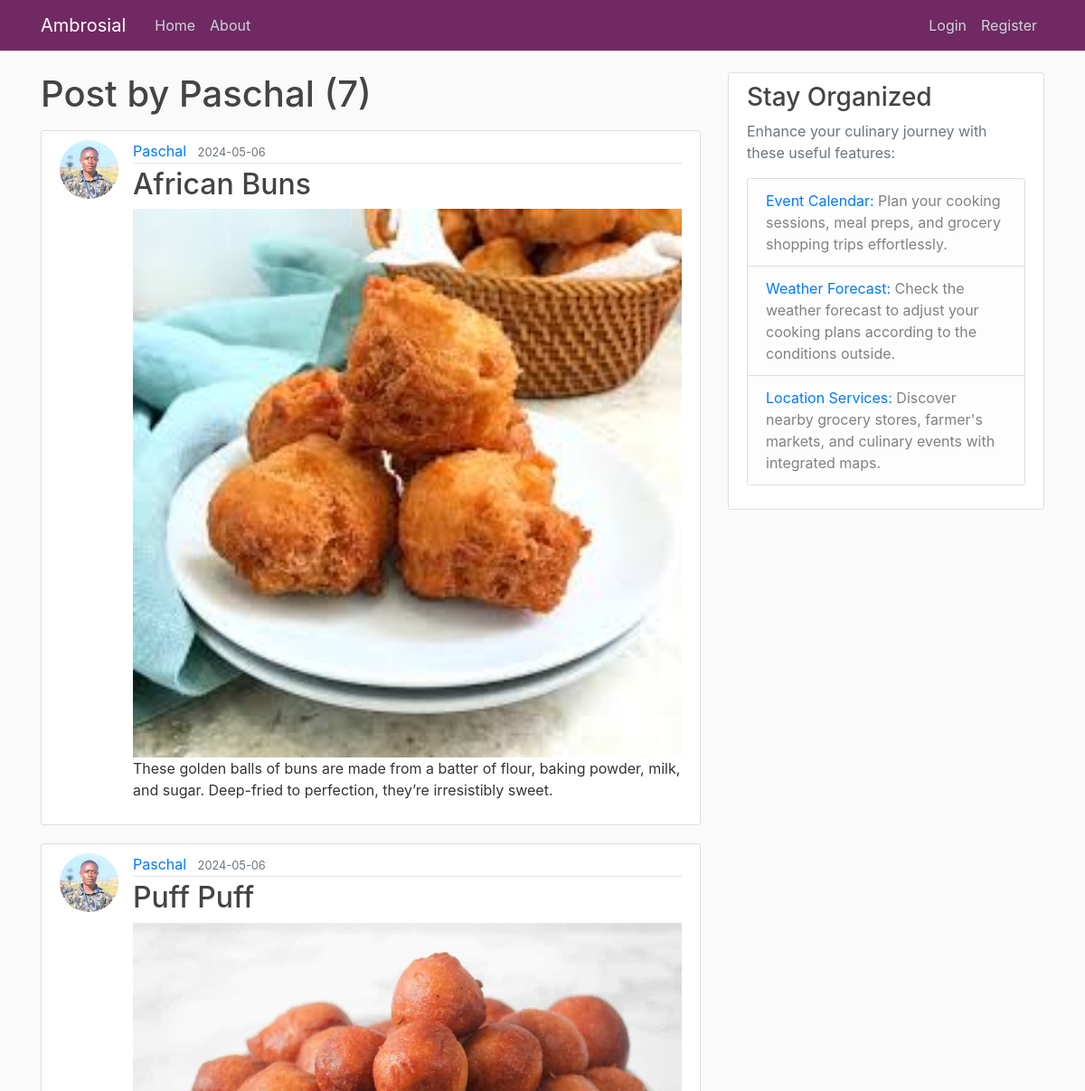
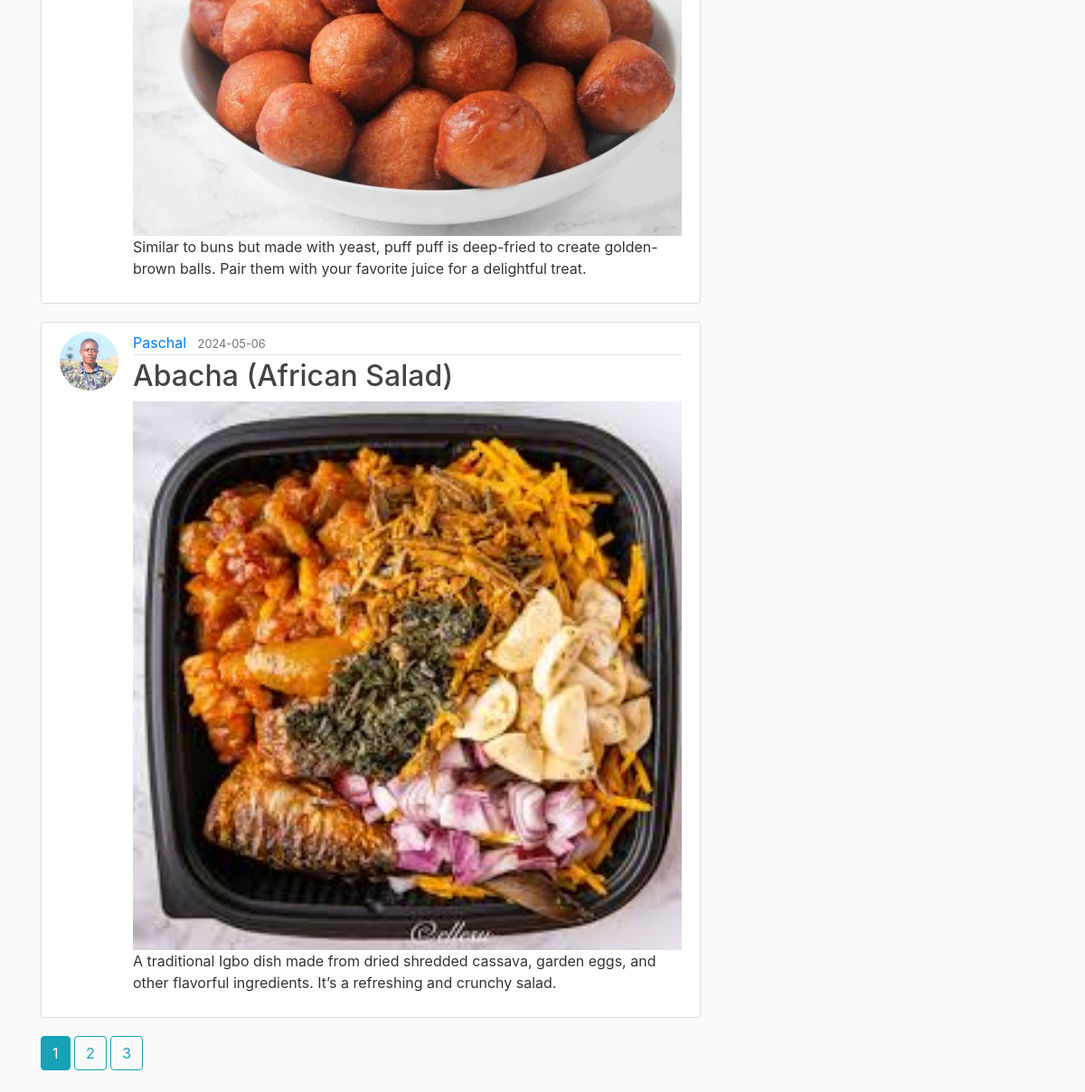
Screenshot of /user/Paschal with the database file from the repository (2 pictures, top to bottom).
### flask_ambrosial/models.py (models this page shows, shortened)
class User(db.Model, UserMixin):
    id = db.Column(db.Integer, primary_key=True)
    username = db.Column(db.String(20), unique=True, nullable=False)
    email = db.Column(db.String(120), unique=True, nullable=False)
    image_file = db.Column(db.String(20),
                           nullable=False, default='default.jpg')
    password = db.Column(db.String(60), nullable=False)
    """ Relationship with Post model, one-to-many
    relationship (one user can have multiple posts) """
    posts = db.relationship('Post', backref='author', lazy=True)

class Post(db.Model):
    id = db.Column(db.Integer, primary_key=True)
    title = db.Column(db.String(100), nullable=False)
    date_posted = db.Column(db.DateTime,
                            nullable=False,
                            default=datetime.now(timezone.utc))
    content = db.Column(db.Text, nullable=False)
    user_id = db.Column(db.Integer, db.ForeignKey('user.id'), nullable=False)
    image_filename = db.Column(db.String(100), nullable=False)

### flask_ambrosial/users/routes.py (the view)
@users.route("/user/<string:username>")
def user_posts(username):
    page = request.args.get('page', 1, type=int)
    user = User.query.filter_by(username=username).first_or_404()
    posts = Post.query.filter_by(author=user)\
        .order_by(Post.date_posted.desc())\
        .paginate(page=page, per_page=3)
    image_files = []
    for post in posts:
        image_files.append(url_for('static', filename='post_pics/' + post.image_filename))
    return render_template('user_posts.html', posts=posts, image_files=image_files, user=user)

### flask_ambrosial/templates/user_posts.html
{% extends "layout.html" %}
{% block content %}
    <h1 class="mb-3">Post by {{ user.username }} ({{ posts.total }})</h1>
    {% for post in posts.items %}
        <article class="media content-section">
            <img class="rounded-circle article-img" src="{{ url_for('static', filename='profile_pics/' + post.author.image_file) }}">
            <div class="media-body">
                <div class="article-metadata">
                    <a class="mr-2" href="{{ url_for('users.user_posts', username=post.author.username) }}">{{ post.author.username }}</a>
                    <small class="text-muted">{{ post.date_posted.strftime('%Y-%m-%d') }}</small>
                </div>
                <h2><a class="article-title" href="{{ url_for('posts.post', post_id=post.id) }}">{{ post.title }}</a></h2>
                {% if post.image_filename %}
                    <img src="{{ url_for('static', filename='post_pics/' + post.image_filename) }}" alt="{{ post.title }}" style="width:100%; border:none;">
                {% endif %}
                <p class="article-content">{{ post.content }}</p>
            </div>
        </article>
    {% endfor %}
    {% for page_num in posts.iter_pages(left_edge=1, right_edge=1, left_current=1, right_current=2) %}
        {% if page_num %}
            {% if posts.page == page_num %}
                <a class="btn btn-info mb-4" href="{{ url_for('users.user_posts', username=user.username, page=page_num) }}">{{ page_num }}</a>
            {% else %}
                <a class="btn btn-outline-info mb-4" href="{{ url_for('users.user_posts', username=user.username, page=page_num) }}">{{ page_num }}</a>
            {% endif %}
        {% endif %}
    {% endfor %}
{% endblock content %}

### flask_ambrosial/static/main.css (style rules this page uses)
body { background: #fafafa; color: #333333; margin-top: 5rem; }
h1, h2, h3, h4, h5, h6 { color: #444444; }
.content-section { background: #ffffff; padding: 10px 20px; border: 1px solid #dddddd; border-radius: 3px; margin-bottom: 20px; }
.article-title { color: #444444; }
.article-content { white-space: pre-line; }
.article-img { height: 65px; width: 65px; margin-right: 16px; }
.article-metadata { padding-bottom: 1px; margin-bottom: 4px; border-bottom: 1px solid #e3e3e3; }

### rows the page displays
User: username "Paschal"
Post: image_file (picture), author.username "Paschal", date_posted "2024-05-06", title "African Buns", image_filename (picture), content "These golden balls of buns are made from a batter of flour, baking powder, milk, and sugar. Deep-fried to perfection, they’re irresistibly sweet."
Post: image_file (picture), author.username "Paschal", date_posted "2024-05-06", title "Puff Puff", image_filename (picture), content "Similar to buns but made with yeast, puff puff is deep-fried to create golden-brown balls. Pair them with your favorite juice for a delightful treat."
Post: image_file (picture), author.username "Paschal", date_posted "2024-05-06", title "Abacha (African Salad)", image_filename (picture), content "A traditional Igbo dish made from dried shredded cassava, garden eggs, and other flavorful ingredients. It’s a refreshing and crunchy salad."

### other values shown
{{ posts.total }} "7"
{{ page_num }} "1"
{{ page_num }} "2" "3"
